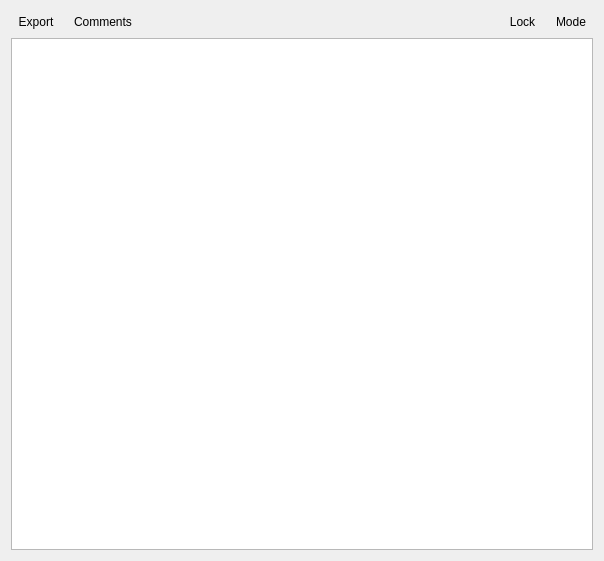
<?xml version="1.0" encoding="UTF-8"?>
<ui version="4.0">
 <class>WdgStoryboardDock</class>
 <widget class="QWidget" name="WdgStoryboardDock">
  <property name="geometry">
   <rect>
    <x>0</x>
    <y>0</y>
    <width>604</width>
    <height>561</height>
   </rect>
  </property>
  <layout class="QGridLayout" name="gridLayout">
   <item row="0" column="0">
    <layout class="QVBoxLayout" name="verticalLayout_3">
     <item>
      <layout class="QHBoxLayout" name="horizontalLayout">
       <item>
        <widget class="QToolButton" name="btnExport">
         <property name="text">
          <string>Export</string>
         </property>
         <property name="autoRaise">
          <bool>true</bool>
         </property>
        </widget>
       </item>
       <item>
        <widget class="QToolButton" name="btnComment">
         <property name="text">
          <string>Comments</string>
         </property>
         <property name="autoRaise">
          <bool>true</bool>
         </property>
        </widget>
       </item>
       <item>
        <spacer name="horizontalSpacer">
         <property name="orientation">
          <enum>Qt::Horizontal</enum>
         </property>
         <property name="sizeHint" stdset="0">
          <size>
           <width>40</width>
           <height>20</height>
          </size>
         </property>
        </spacer>
       </item>
       <item>
        <widget class="QToolButton" name="btnLock">
         <property name="enabled">
          <bool>true</bool>
         </property>
         <property name="text">
          <string>Lock</string>
         </property>
         <property name="checkable">
          <bool>false</bool>
         </property>
         <property name="autoRepeat">
          <bool>false</bool>
         </property>
         <property name="toolButtonStyle">
          <enum>Qt::ToolButtonIconOnly</enum>
         </property>
         <property name="autoRaise">
          <bool>true</bool>
         </property>
        </widget>
       </item>
       <item>
        <widget class="QToolButton" name="btnArrange">
         <property name="text">
          <string>Mode</string>
         </property>
         <property name="autoRaise">
          <bool>true</bool>
         </property>
         <property name="arrowType">
          <enum>Qt::NoArrow</enum>
         </property>
        </widget>
       </item>
      </layout>
     </item>
     <item>
      <layout class="QHBoxLayout" name="horizontalLayout_2">
       <item>
        <widget class="StoryboardView" name="listView"/>
       </item>
      </layout>
     </item>
    </layout>
   </item>
  </layout>
 </widget>
 <customwidgets>
  <customwidget>
   <class>StoryboardView</class>
   <extends>QListView</extends>
   <header>StoryboardView.h</header>
  </customwidget>
 </customwidgets>
 <resources/>
 <connections/>
</ui>
